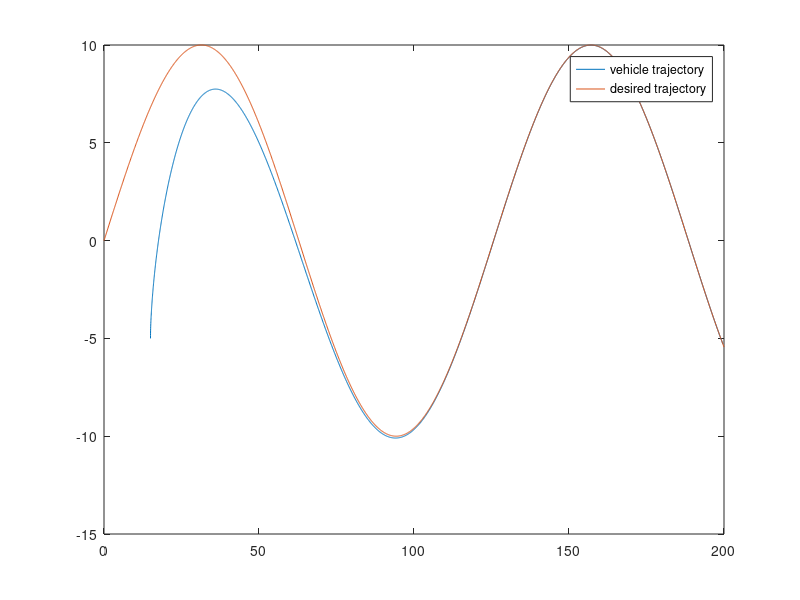

This figure's MATLAB source:
% =========================================================================
% Trajectory tracking for 2D cases
% =========================================================================
% This is trajectory tracking controller described in the thesis of Vanni-Vanni 

% Coded by: Nguyen T. Hung
% Contact: nt-hung.github.io


% Desired trajectory:  pd = [t; 10*sin(0.01*t); 
%
%==========================================================================

function TT_Controller
    clear all;
    close all;
%% Initialization
    T = 200;                                                                                        % Simulation time
    Ts = 0.1;                                                                                         % Sampling time
    N = T/Ts;
    time = [];
    % Initialize vehicle_position and orientation
        p0=[15;-5]; psi0=pi/2;
        x_vehicle0 = [p0;psi0];                                                                       % vehicle state                                                                                               % Controller {Method 1-Method 7}
    % Setup constraint for the vehicle input (speed and heading rate)
        umin=0;     umax=2;                                                         % limit on the vehicle's speed
        rmin=-0.5;  rmax=0.5;                                                       % limit on the vehicle's heading rate
        l_bound=[umin;rmin];  u_bound=[umax;rmax];                             
% Start main Loop =========================================================
    x_vehicle = x_vehicle0;
    x_traj = [];
    x_traj_dot = [];
    u_vehicle = [];                                                                      % upf={u,r}
for i = 0:N
    t = i*Ts;
    time(end+1) = i*Ts;
% Step 1: update the desired trajectory
    x_traj(:,end+1) = [t; 10*sin(0.05*t)];                                          % desired trajectory
    x_traj_dot(:,end+1) = [1; 0.5*cos(0.05*t)];                                     % derivative of trajectory
% Step 2: Compute trajectory tracking controller    
    u_vehicle(:,end+1) = TT_controllers(x_vehicle(:,end),x_traj(:,end),x_traj_dot(:,end),l_bound,u_bound);  
% Step 3: Update the state of the vehicle    
    [time y]=ode45(@(t,y) vehicle_model_2D(t,y,u_vehicle(:,end)), [0, Ts], x_vehicle(:,end));
    x_vehicle(:,end+1) = y(end,:)';
end
%% Save Data to Workspace
    x_traj = x_traj';
    x_vehicle = x_vehicle';
    u_vehicle = u_vehicle';
 %   save_to_base(1);
%% Plot
plot(x_vehicle(:,1),x_vehicle(:,2));
hold on;
plot(x_traj(:,1),x_traj(:,2));
legend('vehicle trajectory', 'desired trajectory'); 
end
% End main loop ===========================================================

%% Vehicle_model_2D_Type1 dynamics
function dx = vehicle_model_2D(t,x,u)
%   in this model, input includes the vehicle speed and heading rate 
    psi=x(3);
    ur=u(1);
    r=u(2);
    dx=[ur*cos(psi);ur*sin(psi);r];
end
function u_TT= TT_controllers(x_vehicle,x_traj,x_traj_dot,l_bound,u_bound)
 delta=-0.5;
 Delta= [1    0;
         0  -delta];
 Delta_inv=inv(Delta);        
 epsilon=[delta; 0];        
 kx=.2; ky=0.05;    
 Kk=[kx 0;
     0  ky];
p = x_vehicle(1:2);
psi = x_vehicle(3);
pd  = x_traj;
d_pd = x_traj_dot; 

RB_I=[cos(psi)   -sin(psi);
      sin(psi)    cos(psi)]; 
e_pos=RB_I'*(p-pd)-epsilon;
% TT control law
u_TT = Delta_inv*(-Kk*e_pos+RB_I'*d_pd); 
u_TT = max(min(u_TT,u_bound),l_bound);
end